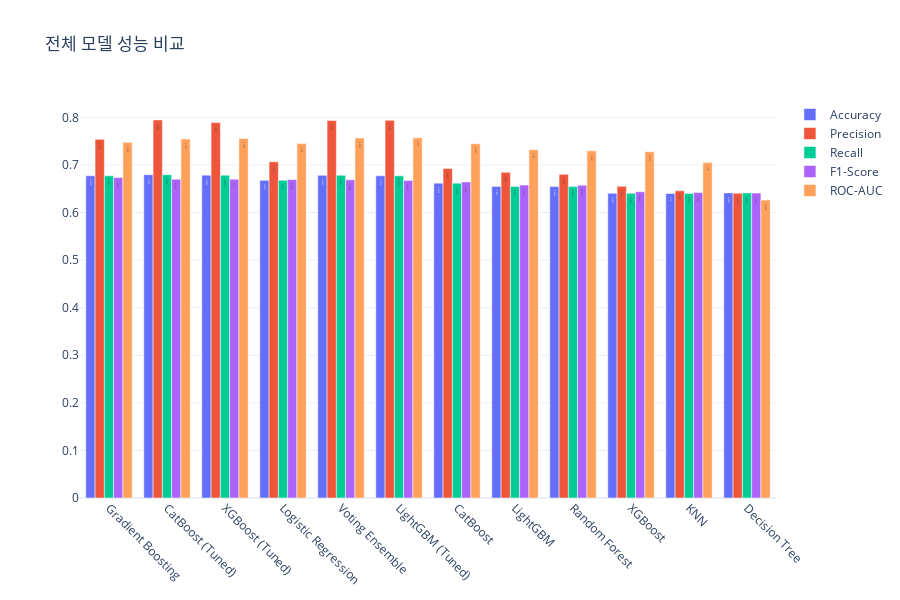

Notebook code cell kept with this figure:
### Code cell
# 인터랙티브 종합 비교
fig = go.Figure()
for m in ['Accuracy', 'Precision', 'Recall', 'F1-Score', 'ROC-AUC']:
    fig.add_trace(go.Bar(name=m, x=all_results['Model'], y=all_results[m],
                         text=all_results[m].round(4), textposition='auto'))
fig.update_layout(title='전체 모델 성능 비교', barmode='group',
                  height=600, template='plotly_white',
                  xaxis={'tickangle': 45})
fig.show()

### Figure 1 — Plotly figure (JSON) as saved in the notebook; plotly's stock layout.template omitted (floating-point values rounded to 4 significant figures)
{"data": [{"name": "Accuracy", "text": [0.6773, 0.6795, 0.6786, 0.6677, 0.6782, 0.6773, 0.6618, 0.655, 0.6545, 0.6405, 0.64, 0.6414], "textposition": "auto", "type": "bar", "x": ["Gradient Boosting", "CatBoost (Tuned)", "XGBoost (Tuned)", "Logistic Regression", "Voting Ensemble", "LightGBM (Tuned)", "CatBoost", "LightGBM", "Random Forest", "XGBoost", "KNN", "Decision Tree"], "y": [0.6773, 0.6795, 0.6786, 0.6677, 0.6782, 0.6773, 0.6618, 0.655, 0.6545, 0.6405, 0.64, 0.6414]}, {"name": "Precision", "text": [0.7539, 0.7948, 0.7891, 0.7066, 0.7934, 0.7938, 0.6925, 0.6845, 0.6803, 0.6551, 0.6457, 0.6405], "textposition": "auto", "type": "bar", "x": ["Gradient Boosting", "CatBoost (Tuned)", "XGBoost (Tuned)", "Logistic Regression", "Voting Ensemble", "LightGBM (Tuned)", "CatBoost", "LightGBM", "Random Forest", "XGBoost", "KNN", "Decision Tree"], "y": [0.7539, 0.7948, 0.7891, 0.7066, 0.7934, 0.7938, 0.6925, 0.6845, 0.6803, 0.6551, 0.6457, 0.6405]}, {"name": "Recall", "text": [0.6773, 0.6795, 0.6786, 0.6677, 0.6782, 0.6773, 0.6618, 0.655, 0.6545, 0.6405, 0.64, 0.6414], "textposition": "auto", "type": "bar", "x": ["Gradient Boosting", "CatBoost (Tuned)", "XGBoost (Tuned)", "Logistic Regression", "Voting Ensemble", "LightGBM (Tuned)", "CatBoost", "LightGBM", "Random Forest", "XGBoost", "KNN", "Decision Tree"], "y": [0.6773, 0.6795, 0.6786, 0.6677, 0.6782, 0.6773, 0.6618, 0.655, 0.6545, 0.6405, 0.64, 0.6414]}, {"name": "F1-Score", "text": [0.6738, 0.6702, 0.67, 0.6695, 0.6688, 0.6676, 0.6644, 0.6577, 0.6576, 0.6438, 0.6421, 0.6409], "textposition": "auto", "type": "bar", "x": ["Gradient Boosting", "CatBoost (Tuned)", "XGBoost (Tuned)", "Logistic Regression", "Voting Ensemble", "LightGBM (Tuned)", "CatBoost", "LightGBM", "Random Forest", "XGBoost", "KNN", "Decision Tree"], "y": [0.6738, 0.6702, 0.67, 0.6695, 0.6688, 0.6676, 0.6644, 0.6577, 0.6576, 0.6438, 0.6421, 0.6409]}, {"name": "ROC-AUC", "text": [0.7475, 0.7547, 0.7557, 0.745, 0.7567, 0.757, 0.7447, 0.732, 0.7297, 0.7279, 0.705, 0.6262], "textposition": "auto", "type": "bar", "x": ["Gradient Boosting", "CatBoost (Tuned)", "XGBoost (Tuned)", "Logistic Regression", "Voting Ensemble", "LightGBM (Tuned)", "CatBoost", "LightGBM", "Random Forest", "XGBoost", "KNN", "Decision Tree"], "y": [0.7475, 0.7547, 0.7557, 0.745, 0.7567, 0.757, 0.7447, 0.732, 0.7297, 0.7279, 0.705, 0.6262]}], "layout": {"barmode": "group", "height": 600, "title": {"text": "전체 모델 성능 비교"}, "xaxis": {"tickangle": 45}}}
